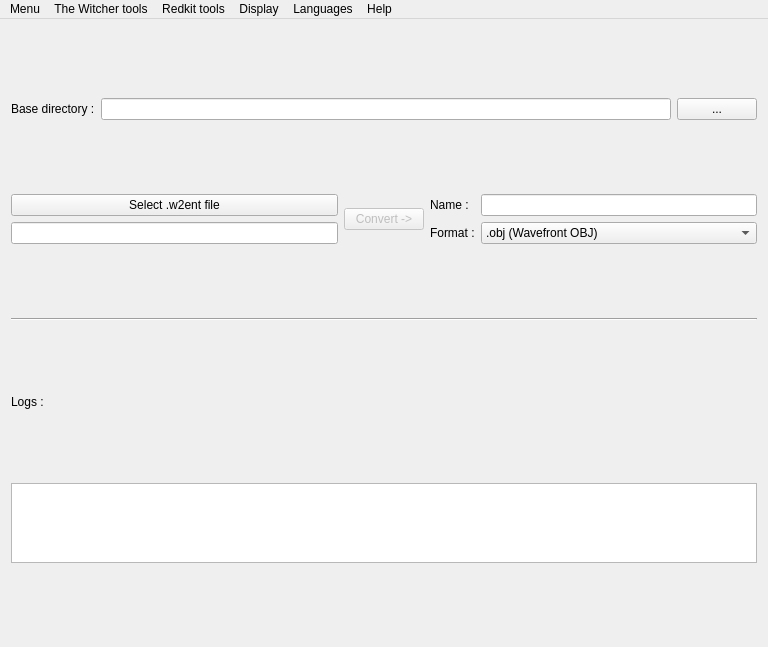
<?xml version="1.0" encoding="UTF-8"?>
<ui version="4.0">
 <class>GUI_MainWindow</class>
 <widget class="QMainWindow" name="GUI_MainWindow">
  <property name="geometry">
   <rect>
    <x>0</x>
    <y>0</y>
    <width>768</width>
    <height>647</height>
   </rect>
  </property>
  <property name="windowTitle">
   <string>The Witcher 3D models converter</string>
  </property>
  <widget class="QWidget" name="centralWidget">
   <layout class="QVBoxLayout" name="verticalLayout_2">
    <item>
     <layout class="QHBoxLayout" name="horizontalLayout">
      <item>
       <widget class="QLabel" name="label_baseDir">
        <property name="sizePolicy">
         <sizepolicy hsizetype="Preferred" vsizetype="Fixed">
          <horstretch>0</horstretch>
          <verstretch>0</verstretch>
         </sizepolicy>
        </property>
        <property name="text">
         <string>Base directory :</string>
        </property>
       </widget>
      </item>
      <item>
       <widget class="QLineEdit" name="lineEdit_folder"/>
      </item>
      <item>
       <widget class="QPushButton" name="button_selectDir">
        <property name="text">
         <string>...</string>
        </property>
       </widget>
      </item>
     </layout>
    </item>
    <item>
     <layout class="QGridLayout" name="layout_irrlichtRender"/>
    </item>
    <item>
     <layout class="QHBoxLayout" name="horizontalLayout_2">
      <item>
       <layout class="QVBoxLayout" name="verticalLayout">
        <item>
         <widget class="QPushButton" name="button_fileSelector">
          <property name="text">
           <string>Select .w2ent file</string>
          </property>
         </widget>
        </item>
        <item>
         <widget class="QLineEdit" name="lineEdit_ImportedFile"/>
        </item>
       </layout>
      </item>
      <item>
       <widget class="QPushButton" name="button_convert">
        <property name="enabled">
         <bool>false</bool>
        </property>
        <property name="text">
         <string>Convert -&gt;</string>
        </property>
       </widget>
      </item>
      <item>
       <layout class="QGridLayout" name="gridLayout">
        <item row="0" column="1">
         <widget class="QLineEdit" name="lineEdit_exportedFilename"/>
        </item>
        <item row="0" column="0">
         <widget class="QLabel" name="label_exportedFilename">
          <property name="text">
           <string>Name :</string>
          </property>
         </widget>
        </item>
        <item row="1" column="1">
         <widget class="QComboBox" name="comboBox_format">
          <item>
           <property name="text">
            <string>.obj (Wavefront OBJ)</string>
           </property>
          </item>
          <item>
           <property name="text">
            <string>.dae (Collada)</string>
           </property>
          </item>
          <item>
           <property name="text">
            <string>.ply (Polygon File Format)</string>
           </property>
          </item>
          <item>
           <property name="text">
            <string>.stl (STereoLithography (ascii))</string>
           </property>
          </item>
          <item>
           <property name="text">
            <string>.stl (STereoLithography (binary))</string>
           </property>
          </item>
          <item>
           <property name="text">
            <string>.irrmesh (Irrlicht mesh)</string>
           </property>
          </item>
          <item>
           <property name="text">
            <string>.b3d (Blitz3D)</string>
           </property>
          </item>
          <item>
           <property name="text">
            <string>.re (Red Engine)</string>
           </property>
          </item>
         </widget>
        </item>
        <item row="1" column="0">
         <widget class="QLabel" name="label_format">
          <property name="text">
           <string>Format :</string>
          </property>
         </widget>
        </item>
       </layout>
      </item>
     </layout>
    </item>
    <item>
     <widget class="Line" name="line">
      <property name="orientation">
       <enum>Qt::Horizontal</enum>
      </property>
     </widget>
    </item>
    <item>
     <widget class="QLabel" name="label_logs">
      <property name="sizePolicy">
       <sizepolicy hsizetype="Preferred" vsizetype="Fixed">
        <horstretch>0</horstretch>
        <verstretch>0</verstretch>
       </sizepolicy>
      </property>
      <property name="maximumSize">
       <size>
        <width>16777215</width>
        <height>16777215</height>
       </size>
      </property>
      <property name="text">
       <string>Logs :</string>
      </property>
     </widget>
    </item>
    <item>
     <widget class="QTextEdit" name="textEdit_log">
      <property name="enabled">
       <bool>true</bool>
      </property>
      <property name="sizePolicy">
       <sizepolicy hsizetype="Expanding" vsizetype="Fixed">
        <horstretch>0</horstretch>
        <verstretch>0</verstretch>
       </sizepolicy>
      </property>
      <property name="maximumSize">
       <size>
        <width>16777215</width>
        <height>80</height>
       </size>
      </property>
     </widget>
    </item>
   </layout>
  </widget>
  <widget class="QMenuBar" name="menuBar">
   <property name="geometry">
    <rect>
     <x>0</x>
     <y>0</y>
     <width>768</width>
     <height>20</height>
    </rect>
   </property>
   <widget class="QMenu" name="menuMenu">
    <property name="title">
     <string>Menu</string>
    </property>
    <addaction name="action_main_Search"/>
    <addaction name="separator"/>
    <addaction name="action_main_Options"/>
    <addaction name="separator"/>
    <addaction name="action_main_Add_mesh"/>
    <addaction name="separator"/>
    <addaction name="action_main_Quitter"/>
   </widget>
   <widget class="QMenu" name="menuLanguages">
    <property name="title">
     <string>Languages</string>
    </property>
   </widget>
   <widget class="QMenu" name="menuDisplay">
    <property name="title">
     <string>Display</string>
    </property>
    <addaction name="action_display_Wireframe"/>
    <addaction name="action_display_Rigging"/>
   </widget>
   <widget class="QMenu" name="menuHelp">
    <property name="title">
     <string>Help</string>
    </property>
    <addaction name="action_help_Webpage"/>
   </widget>
   <widget class="QMenu" name="menu_RE_tools">
    <property name="enabled">
     <bool>true</bool>
    </property>
    <property name="title">
     <string>Redkit tools</string>
    </property>
    <widget class="QMenu" name="menuLOD">
     <property name="title">
      <string>LOD</string>
     </property>
     <addaction name="action_redkit_LOD0"/>
     <addaction name="action_redkit_LOD1"/>
     <addaction name="action_redkit_LOD2"/>
     <addaction name="separator"/>
     <addaction name="action_redkit_Collision_mesh"/>
     <addaction name="separator"/>
     <addaction name="action_redkit_Clear_current_LOD"/>
     <addaction name="action_redkit_Clear_all_LODs"/>
    </widget>
    <addaction name="action_redkit_Size"/>
    <addaction name="menuLOD"/>
   </widget>
   <widget class="QMenu" name="menuThe_Witcher_1_tools">
    <property name="title">
     <string>The Witcher tools</string>
    </property>
    <widget class="QMenu" name="menuThe_Witcher_1">
     <property name="title">
      <string>The Witcher 1</string>
     </property>
     <addaction name="action_TW1_BIF_extractor"/>
    </widget>
    <widget class="QMenu" name="menuThe_Witcher_2">
     <property name="title">
      <string>The Witcher 2</string>
     </property>
     <addaction name="action_TW2_DZIP_extractor"/>
     <addaction name="separator"/>
     <addaction name="action_TW2_Materials_explorer"/>
     <addaction name="action_TW2_Show_linked_files"/>
    </widget>
    <widget class="QMenu" name="menuThe_Witcher_3">
     <property name="title">
      <string>The Witcher 3</string>
     </property>
     <addaction name="action_TW3_BUNDLE_extractor"/>
     <addaction name="separator"/>
     <addaction name="action_TW3_Load_rig"/>
     <addaction name="action_TW3_Load_animations"/>
     <addaction name="separator"/>
     <addaction name="action_TW3_Materials_explorer"/>
     <addaction name="action_TW3_Show_linked_files"/>
     <addaction name="action_TW3_LUA_utils_Clean_textures_path_depreciated"/>
    </widget>
    <addaction name="menuThe_Witcher_1"/>
    <addaction name="menuThe_Witcher_2"/>
    <addaction name="menuThe_Witcher_3"/>
   </widget>
   <addaction name="menuMenu"/>
   <addaction name="menuThe_Witcher_1_tools"/>
   <addaction name="menu_RE_tools"/>
   <addaction name="menuDisplay"/>
   <addaction name="menuLanguages"/>
   <addaction name="menuHelp"/>
  </widget>
  <action name="action_main_Quitter">
   <property name="text">
    <string>Quit</string>
   </property>
   <property name="shortcut">
    <string>Ctrl+Q</string>
   </property>
  </action>
  <action name="action_display_Wireframe">
   <property name="checkable">
    <bool>true</bool>
   </property>
   <property name="text">
    <string>Wireframe</string>
   </property>
  </action>
  <action name="action_help_Webpage">
   <property name="text">
    <string>Webpage</string>
   </property>
  </action>
  <action name="action_main_Search">
   <property name="text">
    <string>Search</string>
   </property>
   <property name="shortcut">
    <string>Ctrl+F</string>
   </property>
  </action>
  <action name="action_main_Options">
   <property name="text">
    <string>Options</string>
   </property>
  </action>
  <action name="action_redkit_Size">
   <property name="enabled">
    <bool>false</bool>
   </property>
   <property name="text">
    <string>Size</string>
   </property>
  </action>
  <action name="action_redkit_LOD0">
   <property name="checkable">
    <bool>true</bool>
   </property>
   <property name="checked">
    <bool>true</bool>
   </property>
   <property name="text">
    <string>LOD0 (empty)</string>
   </property>
  </action>
  <action name="action_redkit_LOD1">
   <property name="checkable">
    <bool>true</bool>
   </property>
   <property name="text">
    <string>LOD1 (empty)</string>
   </property>
  </action>
  <action name="action_redkit_LOD2">
   <property name="checkable">
    <bool>true</bool>
   </property>
   <property name="text">
    <string>LOD2 (empty)</string>
   </property>
  </action>
  <action name="action_redkit_Clear_current_LOD">
   <property name="enabled">
    <bool>true</bool>
   </property>
   <property name="text">
    <string>Clear current LOD</string>
   </property>
  </action>
  <action name="action_display_Rigging">
   <property name="checkable">
    <bool>true</bool>
   </property>
   <property name="text">
    <string>Skeleton</string>
   </property>
  </action>
  <action name="action_redkit_Clear_all_LODs">
   <property name="text">
    <string>Clear all LODs</string>
   </property>
  </action>
  <action name="action_redkit_Collision_mesh">
   <property name="checkable">
    <bool>true</bool>
   </property>
   <property name="text">
    <string>Collision mesh (empty)</string>
   </property>
  </action>
  <action name="action_main_Add_mesh">
   <property name="text">
    <string>Add mesh(es)</string>
   </property>
  </action>
  <action name="actionCACHE">
   <property name="text">
    <string>CACHE</string>
   </property>
  </action>
  <action name="action_TW1_BIF_extractor">
   <property name="text">
    <string>BIF extractor</string>
   </property>
  </action>
  <action name="action_TW2_DZIP_extractor">
   <property name="text">
    <string>DZIP Extractor</string>
   </property>
  </action>
  <action name="action_TW2_Materials_explorer">
   <property name="text">
    <string>Materials explorer (TW 2 and 3)</string>
   </property>
  </action>
  <action name="action_TW3_BUNDLE_extractor">
   <property name="text">
    <string>BUNDLE extractor</string>
   </property>
  </action>
  <action name="action_TW3_Load_rig">
   <property name="text">
    <string>Load rig</string>
   </property>
  </action>
  <action name="action_TW3_Load_animations">
   <property name="text">
    <string>Load animations</string>
   </property>
  </action>
  <action name="action_TW3_Materials_explorer">
   <property name="text">
    <string>Materials explorer (TW 2 and 3)</string>
   </property>
  </action>
  <action name="action_TW3_LUA_utils_Clean_textures_path_depreciated">
   <property name="text">
    <string>LUA utils : Clean textures path (depreciated workflow)</string>
   </property>
  </action>
  <action name="action_TW2_Show_linked_files">
   <property name="text">
    <string>Show linked files (TW 2 and 3)</string>
   </property>
  </action>
  <action name="action_TW3_Show_linked_files">
   <property name="text">
    <string>Show linked files (TW 2 and 3)</string>
   </property>
  </action>
 </widget>
 <layoutdefault spacing="6" margin="11"/>
 <resources/>
 <connections/>
</ui>
